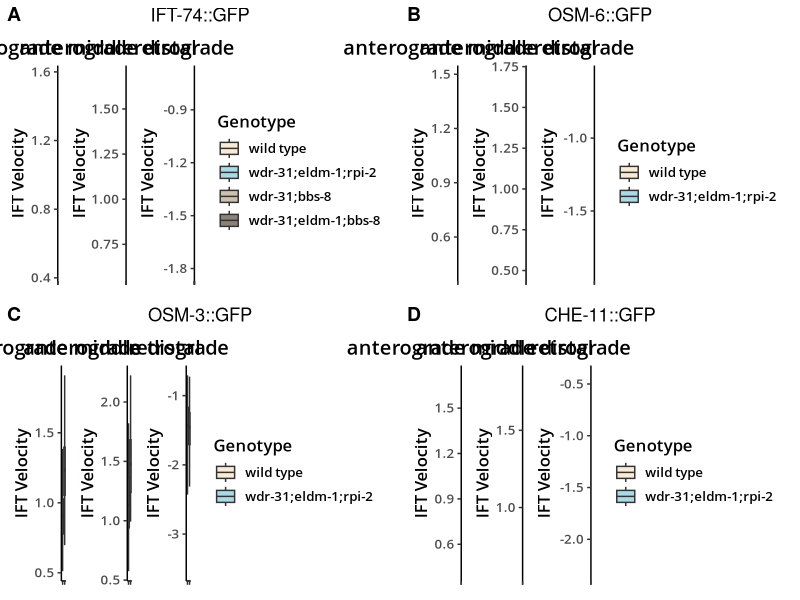
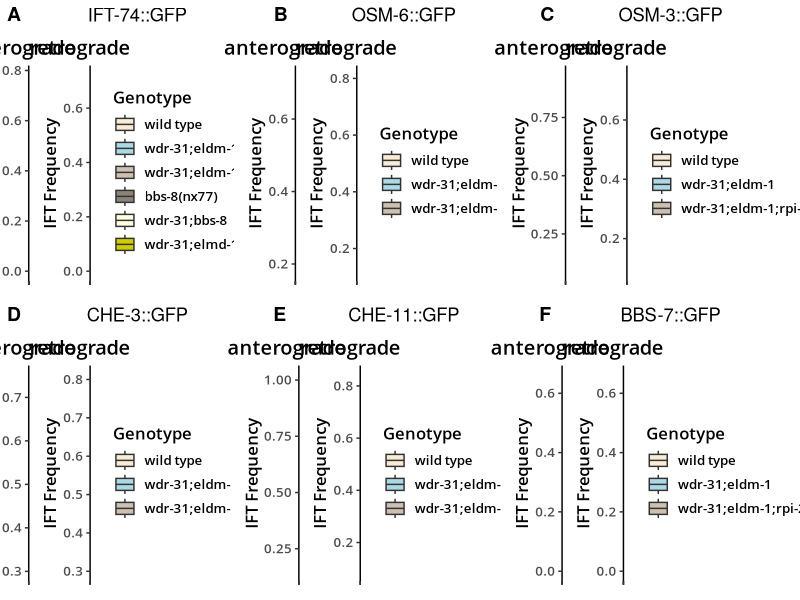
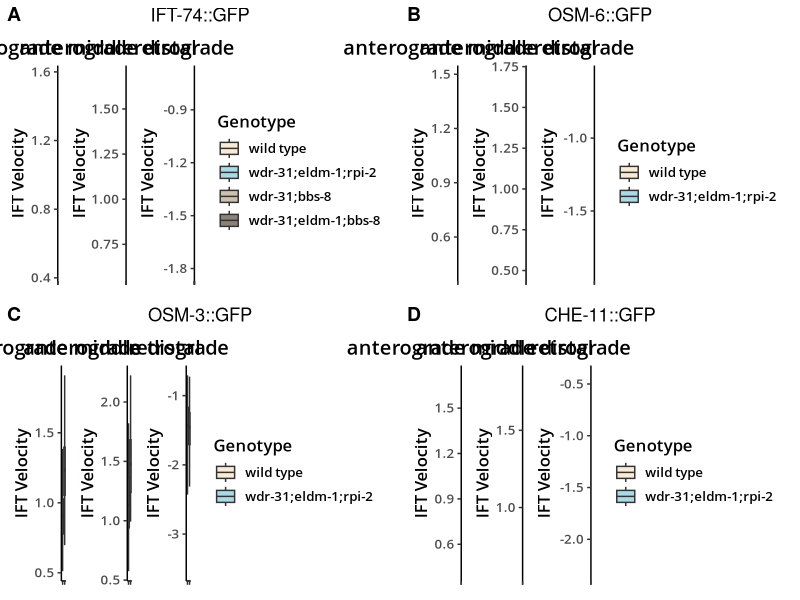
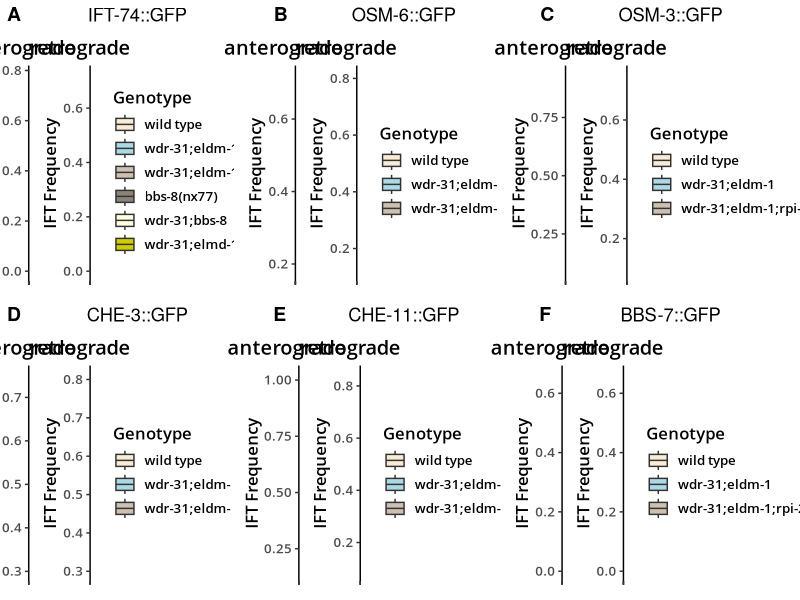

The R source for these figures, in order: (Note: this script raises an error after producing the figures.)
library(readxl)
library(tidyr)
library(dplyr)
library(patchwork)
library(cowplot)
library(ggplot2)

options(warn=-1)

# Prepare data for first plot ----

ifts<-list()

for (i in 1:4){
  
  iftx<-suppressMessages(read_xlsx("IFT_Velocity_IFT_frequency_edited.xlsx", sheet = i))
  
  iftx<-iftx[-1,]
  ift_long<-pivot_longer(iftx, everything(), names_to = "Genotype", values_to = "Speed1", values_drop_na = TRUE)
  
  ifty<-suppressMessages(read_xlsx("IFT_Velocity_IFT_frequency_edited.xlsx", sheet = i, skip = 1))
  ift_long_2<-pivot_longer(ifty, everything(), names_to = "Part", values_to = "Speed", values_drop_na = TRUE)
  
  ift_all<-cbind(ift_long, ift_long_2)
  ift_all<-ift_all %>% select(-Speed1)
  ift_all[,1:2]<-as.data.frame(lapply(ift_all[,1:2], function(x) gsub("\\.\\.\\.[0-9]+", "", x)))
  
  ifts[[i]]<-ift_all
}


# First plot ----

plot1<-list()

for (i in 1:4){
  iftplot<-ifts[[i]]
  typelist<-unique(iftplot$Part)
  genelist<-c("IFT-74::GFP","OSM-6::GFP","OSM-3::GFP","CHE-11::GFP")
  iftplot$Part<-as.factor(iftplot$Part)
  iftplot$Genotype<-factor(iftplot$Genotype, levels = unique(iftplot$Genotype))
  do.call(patchwork::wrap_plots, c(lapply(typelist, function(a) {
    ggplot(iftplot[iftplot$Part == a,], aes(x = Genotype, y = Speed, fill = Genotype)) +
      geom_boxplot(outlier.shape = NA) +
      scale_fill_manual(values=c("antiquewhite", "lightblue", "antiquewhite3", "antiquewhite4")) +
      #scale_fill_brewer(palette="Accent") +
      theme_classic() +
      ylab("IFT Velocity") +
      ggtitle(a) +
      theme(legend.position = "right", text = element_text(family = "Open Sans SemiBold", size = 12),
            plot.title = element_text(hjust = 0.6), axis.text.x=element_blank(), axis.title.x=element_blank())
    
  }), nrow = 1, ncol = 3, guides = "collect")) -> plot
  plot<-plot + plot_annotation(title = genelist[i], theme = theme(plot.title = element_text(hjust = 0.5)))
  plot1[[i]]<-plot
}

plot_grid(plotlist = plot1, labels = "AUTO")
ggsave("ift_frequency.jpg", width = 30, height = 10, dpi = 300) 


  # Prepare data for 2nd plot ----

iftz<-suppressMessages(read_xlsx("IFT_Velocity_IFT_frequency_edited.xlsx", sheet = 5))
iftz<-iftz %>% select(!grep("number", as.character(as.vector(iftz[2,]))))
iftz<-iftz[c(-1,-2),]
iftz_long<-pivot_longer(iftz, everything(), names_to = "Genotype2", values_to = "Speed1", values_drop_na = TRUE)

iftz2<-suppressMessages(read_xlsx("IFT_Velocity_IFT_frequency_edited.xlsx", sheet = 5, skip = 1))
iftz2<-iftz2 %>% select(!grep("number", as.character(as.vector(iftz2[1,]))))
iftz2<-iftz2[-1,]
iftz_long_2<-pivot_longer(iftz2, everything(), names_to = "Genotype", values_to = "Speed2", values_drop_na = TRUE)

iftz3<-suppressMessages(read_xlsx("IFT_Velocity_IFT_frequency_edited.xlsx", sheet = 5, skip = 2))
iftz3<-iftz3 %>% select(!grep("number", colnames(iftz3)))
iftz_long_3<-pivot_longer(iftz3, everything(), names_to = "Part", values_to = "Speed", values_drop_na = TRUE)


iftz_all<-cbind(iftz_long, iftz_long_2, iftz_long_3)
iftz_all<-iftz_all %>% select(-Speed1, -Speed2)
iftz_all[,1:3]<-as.data.frame(lapply(iftz_all[,1:3], function(x) gsub("\\.\\.\\.[0-9]+", "", x)))


# 2nd plot ----

plot2<-list()
typelist2<-unique(iftz_all$Part)
genelist2<-unique(iftz_all$Genotype2)

for (i in 1:length(genelist2)){
  iftplot2<-iftz_all[iftz_all$Genotype2 == genelist2[i],]
  iftplot2$Genotype<-factor(iftplot2$Genotype, levels = unique(iftplot2$Genotype))
  plot<-do.call(patchwork::wrap_plots, c(lapply(typelist2, function(a) {
    ggplot(iftplot2[iftplot2$Part == a,], aes(x = Genotype, y = Speed, fill = Genotype)) +
      geom_boxplot(outlier.shape = NA) +
      scale_fill_manual(values=c("antiquewhite", "lightblue", "antiquewhite3", "antiquewhite4", "lightyellow",  "yellow3")) +
      #scale_fill_brewer(palette = "Accent") +
      theme_classic()+
      ylab("IFT Frequency") +
      ggtitle(a) +
      theme(legend.position = "right", text = element_text(family = "Open Sans SemiBold", size = 12),
            plot.title = element_text(hjust = 0.6), axis.text.x=element_blank(), axis.title.x=element_blank())
  }), nrow = 1, ncol = 3, guides = "collect")) +
    plot_annotation(title = genelist2[i], theme = theme(plot.title = element_text(hjust = 0.5)))
  
  plot2[[i]]<-plot
}

plot_grid(plotlist = plot2, labels = "AUTO")
ggsave("ift.jpg", width = 30, height = 10, dpi = 300) 
          

ift2 <- ifts[[1]]
ift2$Marker <- "IFT-74::GFP"

for (i in 2:4) {
  ift22 <- ifts[[i]]
  genelist <- c("IFT-74::GFP", "OSM-6::GFP", "OSM-3::GFP", "CHE-11::GFP")
  ift22$Marker <- genelist[i]
  ift2 <- rbind(ift2, ift22)
}
colnames(ift2)[2:3] <- c("IFT", "Number.of.Particles")

# IFT

df <- ift2
df$IFT <- as.character(df$IFT)
df$Genotype <- as.character(df$Genotype)
df$Marker <- as.character(df$Marker)
Length <- "Number.of.Particles"
genotype <- "Genotype"

markers <- unique(df$Marker)
markers <- gsub(":", "", markers)

# Retrograde
types <- unique(df$IFT)
for (k in 1:length(types)) {
  for (j in 1:length(markers)) {
    dfx <- df %>%
      filter(Marker == unique(df$Marker)[j] & IFT == types[k]) %>%
      dplyr::select(Number.of.Particles, Genotype)
    
    genelist <- unique(dfx[[genotype]])
    x <- combn(genelist, 2)
    y <- length(x) / 2
    x1 <- parse_expr(genotype)
    x2 <- parse_expr(Length)
    m <- matrix("-", nrow = length(genelist), ncol = length(genelist))
    ms <- matrix("-", nrow = length(genelist), ncol = length(genelist))
    
    m <- matrix("-", nrow = length(genelist), ncol = length(genelist))
    ms <- matrix("-", nrow = length(genelist), ncol = length(genelist))
    for (i in 1:y) {
      # print(c(x[1,i],x[2,i]))
      # print(i)
      s <- shapiro.test(dfx$Number.of.Particles[dfx[[genotype]] %in% c(x[1, i], x[2, i])])
      
      if (s$p.value < 0.05) {
        t <- wilcox.test(eval(x2) ~ eval(x1), data = dfx[dfx[[genotype]] %in% c(x[1, i], x[2, i]), ], exact = FALSE)
      } else {
        t <- t.test(eval(x2) ~ eval(x1), data = dfx[dfx[[genotype]] %in% c(x[1, i], x[2, i]), ], alternative = "two.sided", var.equal = FALSE)
      }
      
      m[which(genelist == x[1, i]), which(genelist == x[2, i])] <- as.numeric(t$p.value)
      if (t$p.value < 0.05 && t$p.value >= 0.01) {
        ms[which(genelist == x[1, i]), which(genelist == x[2, i])] <- "*"
      } else if (t$p.value < 0.01 && t$p.value >= 0.001) {
        ms[which(genelist == x[1, i]), which(genelist == x[2, i])] <- "**"
      } else if (t$p.value < 0.001 && t$p.value >= 0.0001) {
        ms[which(genelist == x[1, i]), which(genelist == x[2, i])] <- "***"
      } else if (t$p.value < 0.0001) {
        ms[which(genelist == x[1, i]), which(genelist == x[2, i])] <- "****"
      } else {
        ms[which(genelist == x[1, i]), which(genelist == x[2, i])] <- "ns"
      }
    }
    rownames(m) <- genelist
    colnames(m) <- genelist
    rownames(ms) <- genelist
    colnames(ms) <- genelist
    m <- t(m)
    ms <- t(ms)
    m <- as_tibble(m, rownames = NA)
    ms <- as_tibble(ms, rownames = NA)
    write.xlsx(m, paste0(types[k], "_velocity.xlsx"), sheetName = paste(markers[j]), append = TRUE)
    write.xlsx(ms, paste0(types[k], "_velocity_sig.xlsx"), sheetName = paste(markers[j]), append = TRUE)
  }
}

df2 <- iftz_all
colnames(df2) <- c("Marker", "Genotype", "IFT", "Number.of.Particles")

df2$IFT <- as.character(df2$IFT)
df2$Genotype <- as.character(df2$Genotype)
df2$Marker <- as.character(df2$Marker)
Length <- "Number.of.Particles"
genotype <- "Genotype"

markers <- unique(df2$Marker)
markers <- gsub(":", "", markers)

# Retrograde
types <- unique(df2$IFT)
for (k in 1:length(types)) {
  for (j in 1:length(markers)) {
    dfx <- df2 %>%
      filter(Marker == unique(df2$Marker)[j] & IFT == types[k]) %>%
      dplyr::select(Number.of.Particles, Genotype)
    
    genelist <- unique(dfx[[genotype]])
    x <- combn(genelist, 2)
    y <- length(x) / 2
    x1 <- parse_expr(genotype)
    x2 <- parse_expr(Length)
    m <- matrix("-", nrow = length(genelist), ncol = length(genelist))
    ms <- matrix("-", nrow = length(genelist), ncol = length(genelist))
    
    m <- matrix("-", nrow = length(genelist), ncol = length(genelist))
    ms <- matrix("-", nrow = length(genelist), ncol = length(genelist))
    for (i in 1:y) {
      # print(c(x[1,i],x[2,i]))
      # print(i)
      s <- shapiro.test(dfx$Number.of.Particles[dfx[[genotype]] %in% c(x[1, i], x[2, i])])
      
      if (s$p.value < 0.05) {
        t <- wilcox.test(eval(x2) ~ eval(x1), data = dfx[dfx[[genotype]] %in% c(x[1, i], x[2, i]), ], exact = FALSE)
      } else {
        t <- t.test(eval(x2) ~ eval(x1), data = dfx[dfx[[genotype]] %in% c(x[1, i], x[2, i]), ], alternative = "two.sided", var.equal = FALSE)
      }
      
      m[which(genelist == x[1, i]), which(genelist == x[2, i])] <- as.numeric(t$p.value)
      if (t$p.value < 0.05 && t$p.value >= 0.01) {
        ms[which(genelist == x[1, i]), which(genelist == x[2, i])] <- "*"
      } else if (t$p.value < 0.01 && t$p.value >= 0.001) {
        ms[which(genelist == x[1, i]), which(genelist == x[2, i])] <- "**"
      } else if (t$p.value < 0.001 && t$p.value >= 0.0001) {
        ms[which(genelist == x[1, i]), which(genelist == x[2, i])] <- "***"
      } else if (t$p.value < 0.0001) {
        ms[which(genelist == x[1, i]), which(genelist == x[2, i])] <- "****"
      } else {
        ms[which(genelist == x[1, i]), which(genelist == x[2, i])] <- "ns"
      }
    }
    rownames(m) <- genelist
    colnames(m) <- genelist
    rownames(ms) <- genelist
    colnames(ms) <- genelist
    m <- t(m)
    ms <- t(ms)
    m <- as_tibble(m, rownames = NA)
    ms <- as_tibble(ms, rownames = NA)
    write.xlsx(m, paste0(types[k], "_freq.xlsx"), sheetName = paste(markers[j]), append = TRUE)
    write.xlsx(ms, paste0(types[k], "_freq_sig.xlsx"), sheetName = paste(markers[j]), append = TRUE)
  }
}


# 3rd plot ----

plot3<-list()
typelist3<-unique(iftzn_all$Part)
genelist3<-unique(iftzn_all$Genotype2)

for (i in 1:length(genelist3)){
  iftplot3<-iftzn_all[iftzn_all$Genotype2 == genelist3[i],]
  iftplot3$Genotype<-factor(iftplot3$Genotype, levels = unique(iftplot3$Genotype))
  plot<-do.call(patchwork::wrap_plots, c(lapply(typelist3, function(a) {
    ggplot(iftplot3[iftplot3$Part == a,], aes(x = Genotype, y = Speed, fill = Genotype)) +
      geom_boxplot(outlier.shape = NA) +
      scale_fill_manual(values=c("antiquewhite", "lightblue", "antiquewhite3", "antiquewhite4", "lightyellow",  "yellow3")) +
      #scale_fill_brewer(palette = "Accent") +
      theme_classic()+
      ylab("IFT Frequency") +
      ggtitle(a) +
      theme(legend.position = "right", text = element_text(family = "Open Sans SemiBold", size = 12),
            plot.title = element_text(hjust = 0.6), axis.text.x=element_blank(), axis.title.x=element_blank())
  }), nrow = 1, ncol = 3, guides = "collect")) +
    plot_annotation(title = genelist3[i], theme = theme(plot.title = element_text(hjust = 0.3)))
  
  plot3[[i]]<-plot
}

plot_grid(plotlist = plot3, labels = "AUTO", nrow = 3)
ggsave("ift3.jpg", width = 30, height = 20, dpi = 300) 






